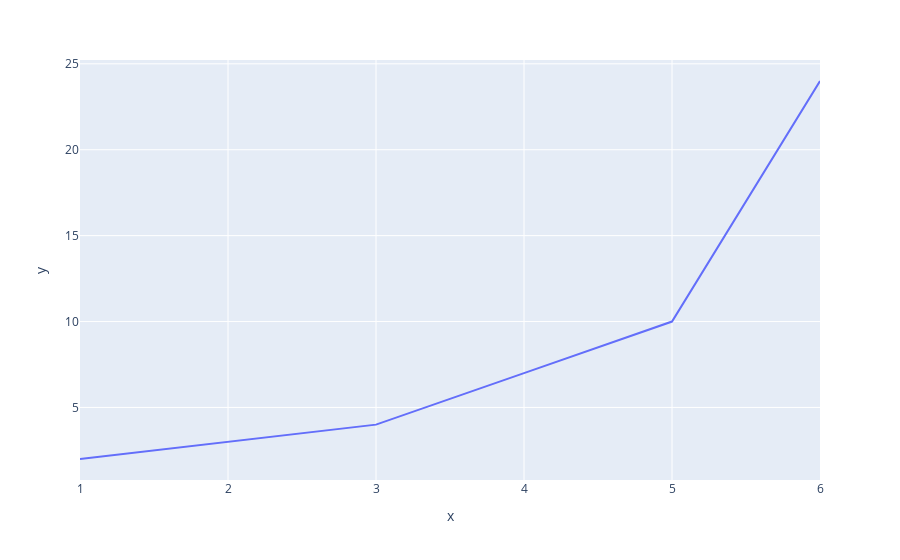

Notebook code cell kept with this figure:
### Code cell
px.line(data_frame = df, x = 'x', y = 'y')

### Figure 1 — Plotly figure (JSON) as saved in the notebook; plotly's stock layout.template omitted (floating-point values rounded to 4 significant figures)
{"data": [{"hovertemplate": "x=%{x}<br>y=%{y}<extra></extra>", "legendgroup": "", "line": {"color": "#636efa", "dash": "solid"}, "marker": {"symbol": "circle"}, "mode": "lines", "name": "", "orientation": "v", "showlegend": false, "type": "scatter", "x": [1, 2, 3, 4, 5, 6], "xaxis": "x", "y": [2, 3, 4, 7, 10, 24], "yaxis": "y"}], "layout": {"autosize": true, "legend": {"tracegroupgap": 0}, "margin": {"t": 60}, "xaxis": {"anchor": "y", "autorange": true, "domain": [0, 1], "range": [1, 6], "title": {"text": "x"}, "type": "linear"}, "yaxis": {"anchor": "x", "autorange": true, "domain": [0, 1], "range": [0.7778, 25.22], "title": {"text": "y"}, "type": "linear"}}}
